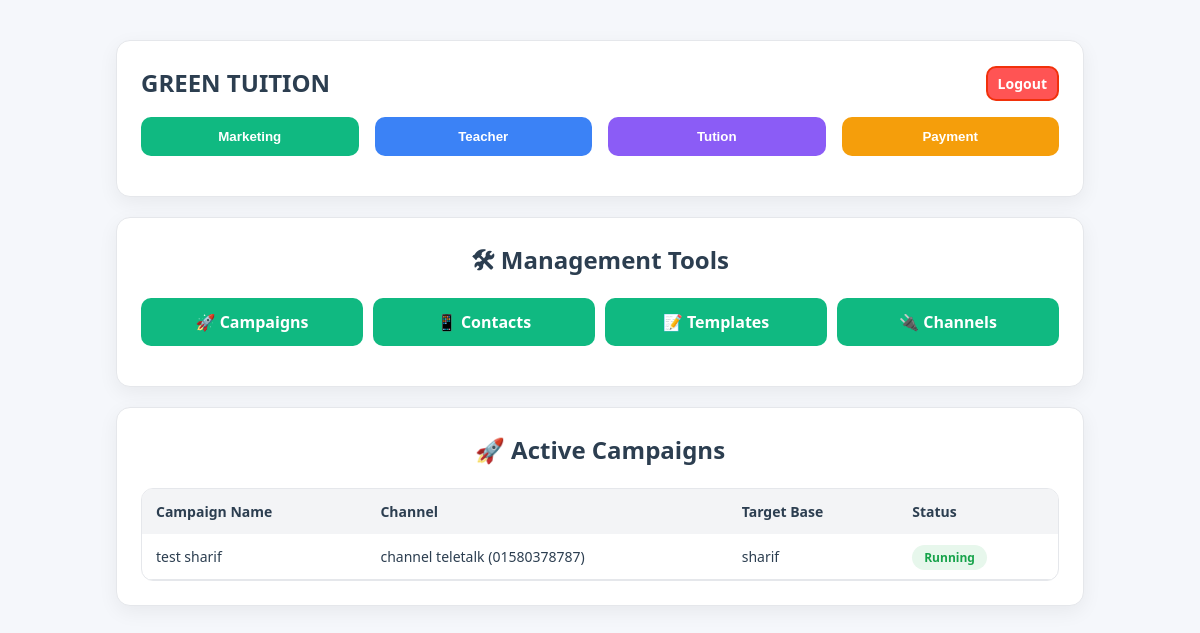
Screenshot of /main/public/index.php (signed in) with the database file from the repository.
### tables this page shows
CREATE TABLE IF NOT EXISTS `campaigns` (
  `id` int(11) NOT NULL AUTO_INCREMENT,
  `campaign_name` varchar(100) DEFAULT NULL,
  `channel_id` int(11) NOT NULL,
  `list_id` int(11) NOT NULL,
  `status` enum('pending','running','completed','paused') DEFAULT 'pending',
  `created_at` timestamp NULL DEFAULT current_timestamp(),
  `user_id` int(11) NOT NULL,
  `group_id` int(11) NOT NULL,
  PRIMARY KEY (`id`),
  KEY `channel_id` (`channel_id`),
  KEY `list_id` (`list_id`),
  KEY `group_id` (`group_id`),
  KEY `user_id` (`user_id`),
  CONSTRAINT `fk_campaigns_channel` FOREIGN KEY (`channel_id`) REFERENCES `channels` (`id`),
  CONSTRAINT `fk_campaigns_list` FOREIGN KEY (`list_id`) REFERENCES `contact_lists` (`id`),
  CONSTRAINT `fk_campaigns_group` FOREIGN KEY (`group_id`) REFERENCES `template_groups` (`id`) ON DELETE CASCADE,
  CONSTRAINT `fk_campaigns_user` FOREIGN KEY (`user_id`) REFERENCES `users` (`id`) ON DELETE CASCADE
);

CREATE TABLE IF NOT EXISTS `channels` (
  `id` int(11) NOT NULL AUTO_INCREMENT,
  `name` varchar(100) NOT NULL,
  `api_endpoint` varchar(255) NOT NULL,
  `api_key` varchar(255) NOT NULL,
  `is_active` tinyint(1) DEFAULT 1,
  `created_at` timestamp NULL DEFAULT current_timestamp(),
  `user_id` int(11) NOT NULL,
  PRIMARY KEY (`id`),
  KEY `user_id` (`user_id`),
  CONSTRAINT `fk_channels_user` FOREIGN KEY (`user_id`) REFERENCES `users` (`id`) ON DELETE CASCADE
);

CREATE TABLE IF NOT EXISTS `contact_lists` (
  `id` int(11) NOT NULL AUTO_INCREMENT,
  `list_name` varchar(100) NOT NULL,
  `description` text DEFAULT NULL,
  `created_at` timestamp NULL DEFAULT current_timestamp(),
  `user_id` int(11) NOT NULL,
  PRIMARY KEY (`id`),
  KEY `user_id` (`user_id`),
  CONSTRAINT `fk_lists_user` FOREIGN KEY (`user_id`) REFERENCES `users` (`id`) ON DELETE CASCADE
);

### main/public/index.php (the view, shortened to what this page needs)
<?php
require_once __DIR__ . '/../config/db.php';
$user_id = $_SESSION['user_id'];
$campaignQuery = $pdo->prepare("
    SELECT c.*, ch.name as channel_name, cl.list_name
    FROM campaigns c
    JOIN channels ch ON c.channel_id = ch.id
    JOIN contact_lists cl ON c.list_id = cl.id
    WHERE c.user_id = ? AND c.status = 'running'
    ORDER BY c.created_at DESC LIMIT 5
");
$campaignQuery->execute([$user_id]);
$activeCampaigns = $campaignQuery->fetchAll(PDO::FETCH_ASSOC);
?>
<!DOCTYPE html>
<html lang="en">
<head>
    <link rel="stylesheet" href="assets/style.css?v=<?php echo filemtime('assets/style.css'); ?>">
</head>
<body>
    <div class="container">
        <div class="card" style="margin-top: 20px;">
            <div class="row" style="justify-content: space-between; align-items: center;">
                <h2 style="margin: 0; text-align: left;">GREEN TUITION</h2>
                <a href="logout.php" style="color: white; display: flex; align-items: center; text-decoration: none; border: 2px solid #f1310bff; background-color: #ff5454ff; padding: 5px 10px; border-radius: 10px;">
                    <span style="font-size: 14px; font-weight: 600;">Logout</span>
                </a>
            </div>
            <div class="row">
                <button onclick="openTab('marketing', this)" class="btn tab-btn active" style="flex:1; text-align:center; background-color: #10b981; transform: scale(1);">Marketing</button>
                <button onclick="openTab('teacher', this)" class="btn tab-btn" style="flex:1; text-align:center; background-color: #3b82f6; transform: scale(1);">Teacher</button>
                <button onclick="openTab('tution', this)" class="btn tab-btn" style="flex:1; text-align:center; background-color: #8b5cf6; transform: scale(1);">Tution</button>
                <button onclick="openTab('payment', this)" class="btn tab-btn" style="flex:1; text-align:center; background-color: #f59e0b; transform: scale(1);">Payment</button>
            </div>
        </div>
        <div id="marketing" class="tab-content">
            <div class="card" style="margin-top: 20px;">
                <h2>🛠 Management Tools</h2>
                <div class="row" style="gap: 10px;">
                    <a href="campaigns.php" class="btn secondary" style="flex:1; text-align:center;">🚀 Campaigns</a>
                    <a href="contacts.php" class="btn secondary" style="flex:1; text-align:center;">📱 Contacts</a>
                    <a href="templates.php" class="btn secondary" style="flex:1; text-align:center;">📝 Templates</a>
                    <a href="channels.php" class="btn secondary" style="flex:1; text-align:center;">🔌 Channels</a>
                </div>
            </div>
            <div class="card" style="margin-top: 20px;">
                <h2>🚀 Active Campaigns</h2>
                <div class="table-wrap">
                    <table>
                        <thead>
                            <tr>
                                <th>Campaign Name</th>
                                <th>Channel</th>
                                <th>Target Base</th>
                                <th>Status</th>
                            </tr>
                        </thead>
                        <tbody>
                            <?php if (empty($activeCampaigns)): ?>
                                <tr>
                                    <td colspan="4" style="text-align:center;">No active campaigns running.</td>
                                </tr>
                            <?php else: ?>
                                <?php foreach ($activeCampaigns as $camp): ?>
                                    <tr>
                                        <td><?php echo htmlspecialchars($camp['campaign_name']); ?></td>
                                        <td><?php echo htmlspecialchars($camp['channel_name']); ?></td>
                                        <td><?php echo htmlspecialchars($camp['list_name']); ?></td>
                                        <td><span class="badge ok">Running</span></td>
                                    </tr>
                                <?php endforeach; ?>
                            <?php endif; ?>
                        </tbody>
                    </table>
                </div>
            </div>
        </div>
    </div>
</body>
</html>

### main/public/assets/style.css (style rules this page uses)
:root { --bg: #f5f7fb; --card: #ffffff; --text: #2c3e50; --muted: #6b7280; --primary: #2563eb; --primary-dark: #1e40af; --success: #16a34a; --success-bg: #e7f7ec; --danger: #dc2626; --danger-bg: #fde8e8; --border: #e5e7eb; --shadow: 0 6px 20px rgba(0, 0, 0, .06); --radius: 14px; }
* { box-sizing: border-box; }
body { margin: 0; font-family: system-ui, -apple-system, Segoe UI, Roboto, sans-serif; background: var(--bg); color: var(--text); line-height: 1.5; }
.container { max-width: 1000px; margin: 40px auto; padding: 0 16px; }
.card { background: var(--card); border: 1px solid var(--border); border-radius: var(--radius); box-shadow: var(--shadow); padding: 24px; margin-bottom: 20px; }
h1, h2 { text-align: center; margin-top: 0; }
.row { display: flex; gap: 16px; flex-wrap: wrap; justify-content: center; margin-bottom: 16px; }
.btn { appearance: none; border: none; border-radius: 10px; padding: 12px 20px; background: var(--primary); color: #fff; cursor: pointer; font-weight: 600; transition: transform 0.15s ease, background 0.15s ease; text-decoration: none; display: inline-block; }
.btn.secondary { background: #10b981; }
.table-wrap { overflow-x: auto; border-radius: 12px; border: 1px solid var(--border); }
table { width: 100%; border-collapse: collapse; }
thead th { background: #f3f4f6; text-align: left; padding: 12px 14px; font-size: 14px; }
tbody td { padding: 12px 14px; border-bottom: 1px solid var(--border); font-size: 14px; }
.badge { padding: 4px 12px; border-radius: 999px; font-size: 12px; font-weight: 700; }
.badge.ok { background: var(--success-bg); color: var(--success); }

### rows the page displays
campaigns: campaign_name "test sharif", channel.name "channel teletalk (01580378787)", list.list_name "sharif"
